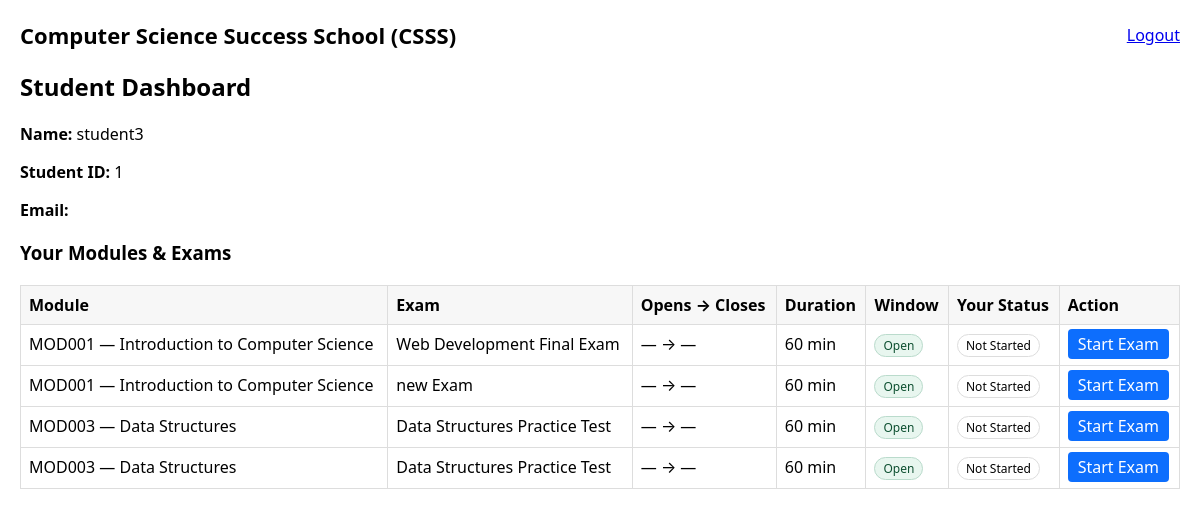
The app's page /accounts/student/dashboard/ (signed in) with its own data.
### accounts/models.py (models this page shows, shortened)
class CustomUser(AbstractUser):
    ROLE_CHOICES = (
        ('student', 'Student'),
        ('staff', 'Staff'),
    )
    role = models.CharField(max_length=10, choices=ROLE_CHOICES, default='student')
    module = models.ForeignKey(
        Module, on_delete=models.SET_NULL, null=True, blank=True, related_name='staff_members'
    )
    modules = models.ManyToManyField(Module, blank=True, related_name='students')

class Module(models.Model):
    name = models.CharField(max_length=100, unique=True)
    code = models.CharField(max_length=32, unique=True)

### exams/models.py (models this page shows, shortened)
class Exam(models.Model):
    title = models.CharField(max_length=200)
    description = models.TextField(blank=True)
    created_at = models.DateTimeField(auto_now_add=True)
    is_active = models.BooleanField(default=True)
    module = models.ForeignKey(Module, on_delete=models.CASCADE)
    opens_at = models.DateTimeField(null=True, blank=True)
    closes_at = models.DateTimeField(null=True, blank=True)
    duration_minutes = models.PositiveIntegerField(default=60)
    def is_open_now(self):
        now = timezone.now()
        if self.opens_at and now < self.opens_at:
            return False
        if self.closes_at and now >= self.closes_at:
            return False
        return True

### accounts/views.py (the view)
# urls.py: path('student/dashboard/', student_dashboard, name='student_dashboard'),
@login_required
def student_dashboard(request):
    if getattr(request.user, 'role', None) != 'student':
        return redirect('login')
    student = request.user
    modules = student.modules.all().order_by('code', 'name')
    exams_qs = (Exam.objects
                .filter(module__in=modules, is_active=True)
                .select_related('module')
                .order_by('module__code', 'title'))
    attempts = (StudentExamAttempt.objects
                .filter(student=student, exam__in=exams_qs)
                .values('exam_id', 'id', 'completed'))
    attempt_map = {a['exam_id']: a for a in attempts}
    exams = []
    for e in exams_qs:
        att = attempt_map.get(e.id)
        if att:
            if att['completed']:
                e.status = 'Completed'
                e.attempt_id = att['id']
            else:
                e.status = 'In Progress'
                e.attempt_id = att['id']
        else:
            e.status = 'Not Started'
            e.attempt_id = None
        exams.append(e)
    return render(request, 'accounts/student_dashboard.html', {
        'modules': modules,
        'exams': exams,
    })

### templates/accounts/student_dashboard.html (shortened to what this page needs)
<!DOCTYPE html>
<html lang="en">
<head>
</head>
<body>
    <header>
        <h1>Computer Science Success School (CSSS)</h1>
        <nav>
            <a href="{% url 'logout' %}">Logout</a>
        </nav>
    </header>
    <section>
        <h2>Student Dashboard</h2>
        <p><strong>Name:</strong> {{ request.user.get_full_name|default:request.user.username }}</p>
        <p><strong>Student ID:</strong> {{ request.user.id }}</p>
        <p><strong>Email:</strong> {{ request.user.email }}</p>
    </section>
    <section>
        <h3>Your Modules & Exams</h3>
        {% if modules %}
        <table>
            <thead>
                <tr>
                    <th>Module</th>
                    <th>Exam</th>
                    <th>Opens → Closes</th>
                    <th>Duration</th>
                    <th>Window</th>
                    <th>Your Status</th>
                    <th>Action</th>
                </tr>
            </thead>
            <tbody>
            {% for exam in exams %}
                <tr>
                    <td>{{ exam.module.code }} — {{ exam.module.name }}</td>
                    <td>{{ exam.title }}</td>
                    <td>
                        {% if exam.opens_at %}{{ exam.opens_at }}{% else %}—{% endif %} →
                        {% if exam.closes_at %}{{ exam.closes_at }}{% else %}—{% endif %}
                    </td>
                    <td>{{ exam.duration_minutes }} min</td>
                    <td>
                        {% if exam.is_open_now %}
                            <span class="pill pill-open">Open</span>
                        {% else %}
                            <span class="pill pill-closed">Closed</span>
                        {% endif %}
                    </td>
                    <td>
                        {% if exam.status == "Completed" %}
                            <span class="pill pill-closed">Completed</span>
                        {% elif exam.status == "In Progress" %}
                            <span class="pill pill-progress">In Progress</span>
                        {% else %}
                            <span class="pill">Not Started</span>
                        {% endif %}
                    </td>
                    <td class="actions">
                        {% if exam.status == "Completed" %}
                            <a href="{% url 'exam_result' exam.id %}">View Result</a>
                        {% elif exam.status == "In Progress" %}
                            <a href="{% url 'take_exam_start' exam.id %}">Resume</a>
                        {% elif exam.is_open_now %}
                            <a href="{% url 'take_exam_start' exam.id %}">Start Exam</a>
                        {% else %}
                            —
                        {% endif %}
                    </td>
                </tr>
            {% endfor %}
            </tbody>
        </table>
        {% else %}
            <p>You are not enrolled in any modules yet.</p>
        {% endif %}
    </section>
</body>
</html>

### templates/accounts/student_dashboard.html (style rules this page uses)
body { font-family: system-ui, -apple-system, Segoe UI, Roboto, Arial, sans-serif; margin: 20px; }
header { display:flex; justify-content:space-between; align-items:center; margin-bottom: 20px; }
h1 { font-size: 22px; margin: 0; }
table { border-collapse: collapse; width: 100%; margin-top: 20px; }
th, td { border: 1px solid #ddd; padding: 8px; vertical-align: top; }
th { background: #f7f7f7; text-align: left; }
.pill { display:inline-block; padding:2px 8px; border-radius:999px; font-size:12px; border:1px solid #ddd; }
.pill-open { background:#e8f6ef; color:#0f5132; border-color:#badbcc; }
.actions a { padding:4px 10px; background:#0d6efd; color:white; border-radius:4px; text-decoration:none; }

### records on screen
CustomUser: user.get_full_name "student3", user.id "1"
Exam: module.code "MOD001", module.name "Introduction to Computer Science", title "Web Development Final Exam", duration_minutes "60", shows "Open", shows "Not Started", shows "Start Exam"
Exam: module.code "MOD001", module.name "Introduction to Computer Science", title "new Exam", duration_minutes "60", shows "Open", shows "Not Started", shows "Start Exam"
Exam: module.code "MOD003", module.name "Data Structures", title "Data Structures Practice Test", duration_minutes "60", shows "Open", shows "Not Started", shows "Start Exam"
Exam: module.code "MOD003", module.name "Data Structures", title "Data Structures Practice Test", duration_minutes "60", shows "Open", shows "Not Started", shows "Start Exam"
